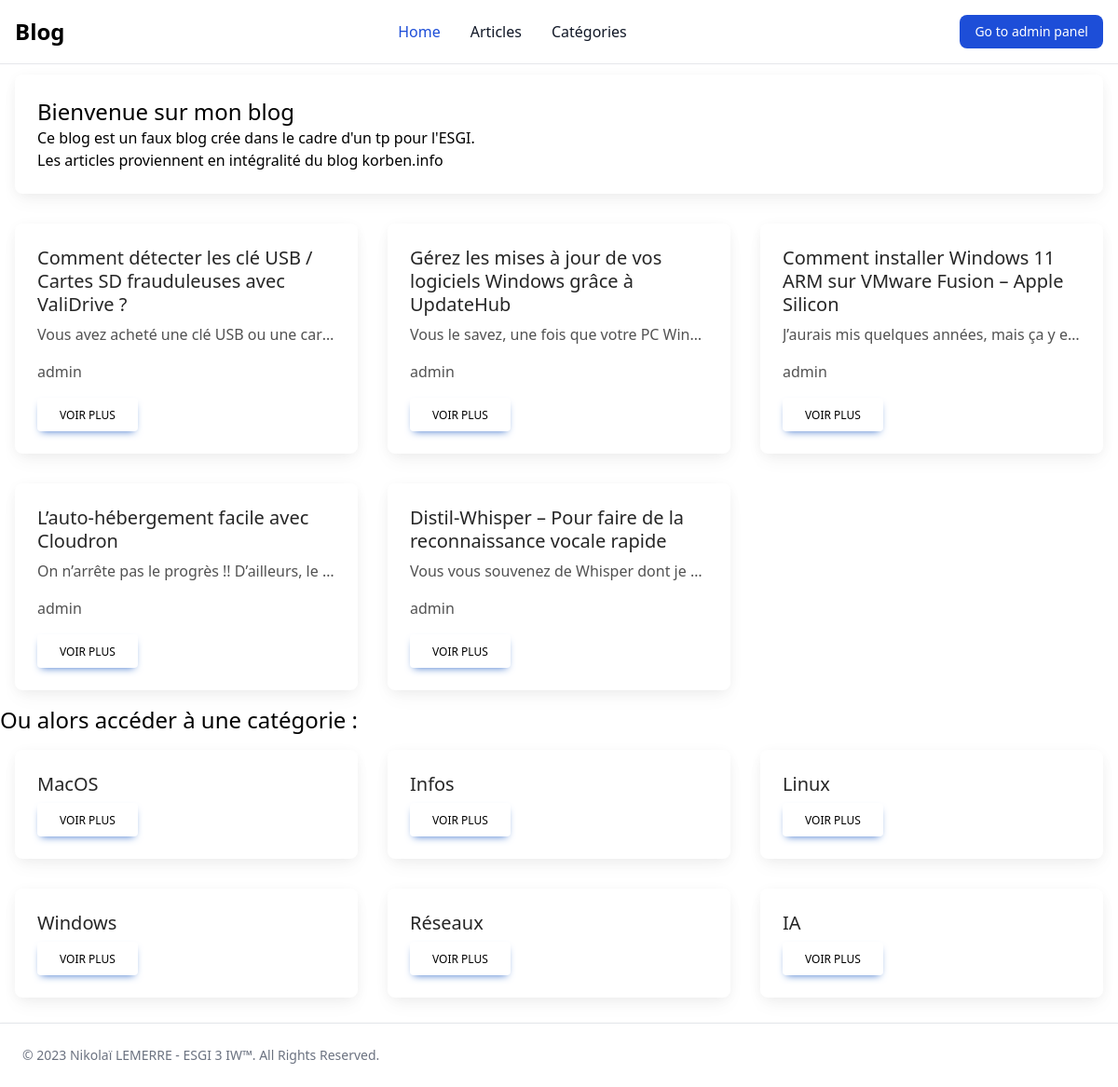
The page / on the database its author committed.
### tables this page shows
CREATE TABLE `article` (
  `id` int(11) NOT NULL,
  `title` varchar(255) DEFAULT NULL,
  `content` text,
  `author_id` int(11) DEFAULT NULL,
  `category_id` int(11) DEFAULT NULL
);

CREATE TABLE `categories` (
  `id` int(11) NOT NULL,
  `libelle` varchar(255) DEFAULT NULL
);

### controllers/HomeController.php (called while the page is built, shortened)
<?php
class HomeController
{
    public function renderHome(){
        $articles = new \controllers\ArticlesController();
        $articles = $articles->showAllInObject();
        $categories = new \controllers\CategoriesController();
        $categories = $categories->showAllInObject();
        include_once "views/home.php";
    }
}

### model/Articles.php (called while the page is built, shortened)
<?php
include_once "model/engine/ArticlesEngine.php";
class Articles
{
    private $id;
    private $title;
    private $content;
    private $author;
    public function __construct($id)
    {
        $query = new ArticlesEngine();
        $article = $query->getArticleById($id);
        $this->id = $article['id'];
        $this->title = $article['title'];
        $this->content = $article['content'];
        $this->author = $article['username'];
    }
    public function getId(): mixed
    {
        return $this->id;
    }
    public function getTitle(): mixed
    {
        return $this->title;
    }
    public function getContent(): mixed
    {
        return $this->content;
    }
    public function getAuthor(): mixed
    {
        return $this->author;
    }
}

### model/engine/ArticlesEngine.php (called while the page is built, shortened)
<?php
class ArticlesEngine
{
    public function getArticles()
    {
        $bdd = new DbController();
        $bdd = $bdd->dbConnect();
        $req = $bdd->prepare("SELECT article.*, admin.username FROM article JOIN admin on article.author_id = admin.id;");
        $req->execute();
        $articles = $req->fetchAll();
        return $articles;
    }
    public function getArticleById($id)
    {
        $bdd = new DbController();
        $bdd = $bdd->dbConnect();
        $req = $bdd->prepare("SELECT article.*, admin.username FROM article JOIN admin on article.author_id = admin.id WHERE article.id = :id;");
        $req->execute(array(
            'id' => $id
        ));
        $article = $req->fetch();
        return $article;
    }
}

### controllers/ArticlesController.php (called while the page is built, shortened)
<?php
require_once 'model/engine/ArticlesEngine.php';
require_once 'model/Articles.php';
class ArticlesController
{
    public function showAllInObject()
    {
        $articles = new \model\engine\ArticlesEngine();
        $articles = $articles->getArticles();
        return array_map(function ($article) {
            return new \model\Articles($article['id']);
        }, $articles);
    }
}

### model/Categorie.php (called while the page is built, shortened)
<?php
class Categorie
{
    private $id;
    private $libelle;
    public function __construct($id)
    {
        $query = new CategorieEngine();
        $category = $query->getCategorie($id);
        $this->id = $category['id'];
        $this->libelle = $category['libelle'];
    }
    public function getId(): mixed
    {
        return $this->id;
    }
    public function getLibelle(): mixed
    {
        return $this->libelle;
    }
}

### model/engine/CategorieEngine.php (called while the page is built, shortened)
<?php
class CategorieEngine
{
    public function getCategories()
    {
        $bdd = new DbController();
        $bdd = $bdd->dbConnect();
        $req = $bdd->prepare('SELECT * FROM categories');
        $req->execute();
        $categories = $req->fetchAll();
        return $categories;
    }
    public function getCategorie($id)
    {
        $bdd = new DbController();
        $bdd = $bdd->dbConnect();
        $req = $bdd->prepare('SELECT * FROM categories WHERE id = :id');
        $req->execute(array('id' => $id));
        $categorie = $req->fetch();
        return $categorie;
    }
}

### controllers/CategoriesController.php (called while the page is built, shortened)
<?php
require_once 'model/engine/CategorieEngine.php';
require_once 'model/Categorie.php';
class CategoriesController
{
    public function showAllInObject(): array
    {
        $categories = new \model\engine\CategorieEngine();
        $categories = $categories->getCategories();
        return array_map(function ($category) {
            return new \model\Categorie($category['id']);
        }, $categories);
    }
}

### views/home.php (the view)
<div class="mt-20 mb-20">
    <?php
    include_once "presentation.php";
    ?>
    <div class="grid grid-cols-3">
    <?php
    foreach ($_SESSION['articles'] as $article){
    ?>
        <div class="block rounded-lg bg-white p-6 shadow-[0_2px_15px_-3px_rgba(0,0,0,0.07),0_10px_20px_-2px_rgba(0,0,0,0.04)] dark:bg-neutral-700 m-4">
            <h5 class="mb-2 text-xl font-medium leading-tight text-neutral-800 dark:text-neutral-50">
                <?php echo $article->getTitle(); ?>
            </h5>
            <p class="mb-4 text-base text-neutral-600 dark:text-neutral-200 truncate">
                <?php echo $article->getContent(); ?>
            </p>
            <p class="mb-4 text-base text-neutral-600 dark:text-neutral-200">
                <?php echo $article->getAuthor(); ?>
            </p>
            <a href="/article?id=<?php echo $article->getId(); ?>"><button type="button" class="inline-block rounded bg-primary px-6 pb-2 pt-2.5 text-xs font-medium uppercase leading-normal text-black shadow-[0_4px_9px_-4px_#3b71ca] transition duration-150 ease-in-out hover:bg-primary-600 hover:shadow-[0_8px_9px_-4px_rgba(59,113,202,0.3),0_4px_18px_0_rgba(59,113,202,0.2)] focus:bg-primary-600 focus:shadow-[0_8px_9px_-4px_rgba(59,113,202,0.3),0_4px_18px_0_rgba(59,113,202,0.2)] focus:outline-none focus:ring-0 active:bg-primary-700 active:shadow-[0_8px_9px_-4px_rgba(59,113,202,0.3),0_4px_18px_0_rgba(59,113,202,0.2)] dark:shadow-[0_4px_9px_-4px_rgba(59,113,202,0.5)] dark:hover:shadow-[0_8px_9px_-4px_rgba(59,113,202,0.2),0_4px_18px_0_rgba(59,113,202,0.1)] dark:focus:shadow-[0_8px_9px_-4px_rgba(59,113,202,0.2),0_4px_18px_0_rgba(59,113,202,0.1)] dark:active:shadow-[0_8px_9px_-4px_rgba(59,113,202,0.2),0_4px_18px_0_rgba(59,113,202,0.1)] dark:bg-white" data-te-ripple-init data-te-ripple-color="light">Voir plus</button></a>
        </div>
    <?php
    }
    ?>
    </div>
    <p class="text-2xl">Ou alors accéder à une catégorie : </p>
    <div class="grid grid-cols-3">
        <?php
            foreach ($_SESSION['categories'] as $category){
            ?>
            <div class="block rounded-lg bg-white p-6 shadow-[0_2px_15px_-3px_rgba(0,0,0,0.07),0_10px_20px_-2px_rgba(0,0,0,0.04)] dark:bg-neutral-700 m-4">
                <h5 class="mb-2 text-xl font-medium leading-tight text-neutral-800 dark:text-neutral-50">
                    <?php echo $category->getLibelle(); ?>
                </h5>
                <a href="/category?id=<?php echo $category->getId(); ?>"><button type="button" class="inline-block rounded bg-primary px-6 pb-2 pt-2.5 text-xs font-medium uppercase leading-normal text-black shadow-[0_4px_9px_-4px_#3b71ca] transition duration-150 ease-in-out hover:bg-primary-600 hover:shadow-[0_8px_9px_-4px_rgba(59,113,202,0.3),0_4px_18px_0_rgba(59,113,202,0.2)] focus:bg-primary-600 focus:shadow-[0_8px_9px_-4px_rgba(59,113,202,0.3),0_4px_18px_0_rgba(59,113,202,0.2)] focus:outline-none focus:ring-0 active:bg-primary-700 active:shadow-[0_8px_9px_-4px_rgba(59,113,202,0.3),0_4px_18px_0_rgba(59,113,202,0.2)] dark:shadow-[0_4px_9px_-4px_rgba(59,113,202,0.5)] dark:hover:shadow-[0_8px_9px_-4px_rgba(59,113,202,0.2),0_4px_18px_0_rgba(59,113,202,0.1)] dark:focus:shadow-[0_8px_9px_-4px_rgba(59,113,202,0.2),0_4px_18px_0_rgba(59,113,202,0.1)] dark:active:shadow-[0_8px_9px_-4px_rgba(59,113,202,0.2),0_4px_18px_0_rgba(59,113,202,0.1)] dark:bg-white" data-te-ripple-init data-te-ripple-color="light">Voir plus</button></a>
            </div>
        <?php
        }
        ?>
    </div>
</div>

### index.php (shortened to what this page needs)
<html>
<head>
    <link href="/style/output.css" rel="stylesheet">
</head>
<body>
<?php
include_once "core/Router.php";
$router = new \core\Router();
$router->goTo($_SERVER['REQUEST_URI']);
include_once "views/footer.php";
?>
</body>
</html>

### core/Router.php (shortened to what this page needs)
<?php
require_once 'controllers/HomeController.php';
require_once 'controllers/ArticlesController.php';
require_once 'controllers/CategoriesController.php';
class Router
{
    public function goTo(string $url): void
    {
        $onlyUrl = explode('?', $url)[0];
        switch ($onlyUrl) {
            case '/':
                $this->render('header');
                $controller = new \controllers\HomeController();
                $controller->renderHome();
                $this->render('footer');
                break;
        }
    }
    public function render($view)
    {
        require_once 'views/' . $view . '.php';
    }
}

### views/header.php (shortened to what this page needs)
<nav class="bg-white dark:bg-gray-900 fixed w-full z-20 top-0 start-0 border-b border-gray-200 dark:border-gray-600">
    <div class="max-w-screen-xl flex flex-wrap items-center justify-between mx-auto p-4">
        <a href="/" class="flex items-center space-x-3 rtl:space-x-reverse">
            <span class="self-center text-2xl font-semibold whitespace-nowrap dark:text-white">Blog</span>
        </a>
        <div class="flex md:order-2 space-x-3 md:space-x-0 rtl:space-x-reverse">
            <a href="/admin"><button type="button" class="text-white bg-blue-700 hover:bg-blue-800 focus:ring-4 focus:outline-none focus:ring-blue-300 font-medium rounded-lg text-sm px-4 py-2 text-center dark:bg-blue-600 dark:hover:bg-blue-700 dark:focus:ring-blue-800">Go to admin panel</button>
            </a>
        </div>
        <div class="items-center justify-between hidden w-full md:flex md:w-auto md:order-1" id="navbar-sticky">
            <ul class="flex flex-col p-4 md:p-0 mt-4 font-medium border border-gray-100 rounded-lg bg-gray-50 md:space-x-8 rtl:space-x-reverse md:flex-row md:mt-0 md:border-0 md:bg-white dark:bg-gray-800 md:dark:bg-gray-900 dark:border-gray-700">
                <li>
                    <a href="/" <?php if($_SERVER['REQUEST_URI'] == "/") { echo 'class="block py-2 px-3 text-white bg-blue-700 rounded md:bg-transparent md:text-blue-700 md:p-0 md:dark:text-blue-500" aria-current="page"';} else {echo 'class="block py-2 px-3 text-gray-900 rounded hover:bg-gray-100 md:hover:bg-transparent md:hover:text-blue-700 md:p-0 md:dark:hover:text-blue-500 dark:text-white dark:hover:bg-gray-700 dark:hover:text-white md:dark:hover:bg-transparent dark:border-gray-700"';}?>>Home</a>
                </li>
                <li>
                    <a href="/articles" <?php if($_SERVER['REQUEST_URI'] == "/articles") { echo 'class="block py-2 px-3 text-white bg-blue-700 rounded md:bg-transparent md:text-blue-700 md:p-0 md:dark:text-blue-500" aria-current="page"';} else {echo 'class="block py-2 px-3 text-gray-900 rounded hover:bg-gray-100 md:hover:bg-transparent md:hover:text-blue-700 md:p-0 md:dark:hover:text-blue-500 dark:text-white dark:hover:bg-gray-700 dark:hover:text-white md:dark:hover:bg-transparent dark:border-gray-700"';}?>>Articles</a>
                </li>
                <li>
                    <a href="/categories" <?php if($_SERVER['REQUEST_URI'] == "/categories") { echo 'class="block py-2 px-3 text-white bg-blue-700 rounded md:bg-transparent md:text-blue-700 md:p-0 md:dark:text-blue-500" aria-current="page"';} else {echo 'class="block py-2 px-3 text-gray-900 rounded hover:bg-gray-100 md:hover:bg-transparent md:hover:text-blue-700 md:p-0 md:dark:hover:text-blue-500 dark:text-white dark:hover:bg-gray-700 dark:hover:text-white md:dark:hover:bg-transparent dark:border-gray-700"';}?>>Catégories</a>
                </li>
            </ul>
        </div>
    </div>
</nav>

### views/presentation.php
<div class="block rounded-lg bg-white p-6 shadow-[0_2px_15px_-3px_rgba(0,0,0,0.07),0_10px_20px_-2px_rgba(0,0,0,0.04)] dark:bg-neutral-700 m-4 dark:text-white">
<h1 class="text-2xl">Bienvenue sur mon blog</h1>
    <p>Ce blog est un faux blog crée dans le cadre d'un tp pour l'ESGI.</p>
    <p>Les articles proviennent en intégralité du blog <a href="https://korben.info" class="hover:text-blue-400">korben.info</a></p>
</div>

### views/footer.php
<footer class="fixed bottom-0 left-0 z-20 w-full p-4 bg-white border-t border-gray-200 shadow md:flex md:items-center md:justify-between md:p-6 dark:bg-gray-800 dark:border-gray-600">
    <span class="text-sm text-gray-500 sm:text-center dark:text-gray-400">© 2023 <a href="https://flowbite.com/" class="hover:underline">Nikolaï LEMERRE - ESGI 3 IW™</a>. All Rights Reserved.
    </span>
</footer>

### rows shown on the page
article: title "Comment détecter les clé USB / Cartes SD frauduleuses avec ValiDrive ?", content "Vous avez acheté une clé USB ou une car…", author.username "admin"
article: title "Gérez les mises à jour de vos logiciels Windows grâce à UpdateHub", content "Vous le savez, une fois que votre PC Win…", author.username "admin"
article: title "Comment installer Windows 11 ARM sur VMware Fusion – Apple Silicon", content "J’aurais mis quelques années, mais ça y e…", author.username "admin"
article: title "L’auto-hébergement facile avec Cloudron", content "On n’arrête pas le progrès !! D’ailleurs, le…", author.username "admin"
article: title "Distil-Whisper – Pour faire de la reconnaissance vocale rapide", content "Vous vous souvenez de Whisper dont je…", author.username "admin"
categories: libelle "MacOS"
categories: libelle "Infos"
categories: libelle "Linux"
categories: libelle "Windows"
categories: libelle "Réseaux"
categories: libelle "IA"
